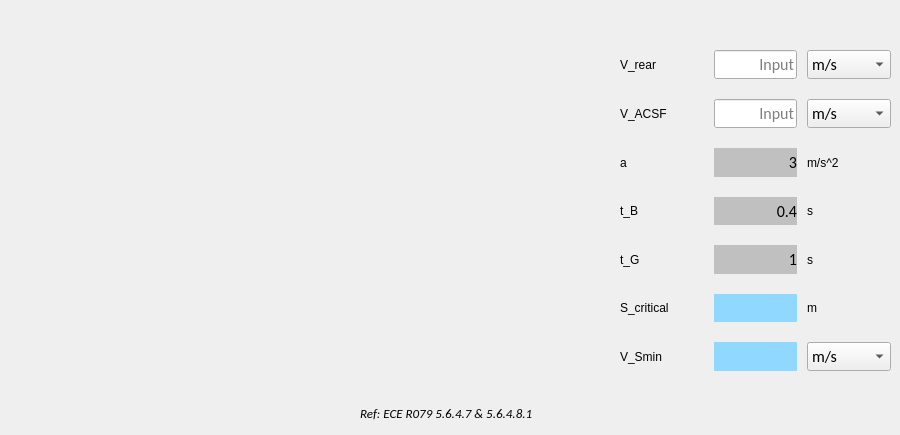
      <widget class="QWidget" name="tab_10">
       <attribute name="title">
        <string>Lane Maneuver</string>
       </attribute>
       <widget class="QLabel" name="label_30">
        <property name="geometry">
         <rect>
          <x>110</x>
          <y>50</y>
          <width>491</width>
          <height>281</height>
         </rect>
        </property>
        <property name="text">
         <string/>
        </property>
        <property name="pixmap">
         <pixmap>image/Scritial1.PNG</pixmap>
        </property>
        <property name="scaledContents">
         <bool>true</bool>
        </property>
       </widget>
       <widget class="QLabel" name="label_31">
        <property name="geometry">
         <rect>
          <x>110</x>
          <y>350</y>
          <width>491</width>
          <height>41</height>
         </rect>
        </property>
        <property name="text">
         <string/>
        </property>
        <property name="pixmap">
         <pixmap>image/Vsmin.PNG</pixmap>
        </property>
        <property name="scaledContents">
         <bool>true</bool>
        </property>
       </widget>
       <widget class="QWidget" name="gridLayoutWidget_16">
        <property name="geometry">
         <rect>
          <x>620</x>
          <y>50</y>
          <width>271</width>
          <height>331</height>
         </rect>
        </property>
        <layout class="QGridLayout" name="gridLayout_16" columnstretch="1,1,1">
         <property name="bottomMargin">
          <number>10</number>
         </property>
         <property name="horizontalSpacing">
          <number>10</number>
         </property>
         <property name="verticalSpacing">
          <number>20</number>
         </property>
         <item row="5" column="1">
          <widget class="QLabel" name="output_lane_scrit">
           <property name="font">
            <font>
             <family>Calibri</family>
             <pointsize>12</pointsize>
             <bold>false</bold>
            </font>
           </property>
           <property name="styleSheet">
            <string notr="true">QLabel{background-color: rgb(145, 216, 255)}</string>
           </property>
           <property name="text">
            <string/>
           </property>
           <property name="alignment">
            <set>Qt::AlignRight|Qt::AlignTrailing|Qt::AlignVCenter</set>
           </property>
          </widget>
         </item>
         <item row="2" column="1">
          <widget class="QLabel" name="label_speedms_21">
           <property name="font">
            <font>
             <family>Calibri</family>
             <pointsize>12</pointsize>
             <bold>false</bold>
            </font>
           </property>
           <property name="styleSheet">
            <string notr="true">QLabel{background-color: rgb(192, 192, 192)}</string>
           </property>
           <property name="text">
            <string>3</string>
           </property>
           <property name="alignment">
            <set>Qt::AlignRight|Qt::AlignTrailing|Qt::AlignVCenter</set>
           </property>
          </widget>
         </item>
         <item row="0" column="0">
          <widget class="QLabel" name="label_35">
           <property name="text">
            <string>V_rear</string>
           </property>
          </widget>
         </item>
         <item row="4" column="0">
          <widget class="QLabel" name="label_39">
           <property name="text">
            <string>t_G</string>
           </property>
          </widget>
         </item>
         <item row="3" column="0">
          <widget class="QLabel" name="label_38">
           <property name="text">
            <string>t_B</string>
           </property>
          </widget>
         </item>
         <item row="4" column="1">
          <widget class="QLabel" name="label_speedms_23">
           <property name="font">
            <font>
             <family>Calibri</family>
             <pointsize>12</pointsize>
             <bold>false</bold>
            </font>
           </property>
           <property name="styleSheet">
            <string notr="true">QLabel{background-color: rgb(192, 192, 192)}</string>
           </property>
           <property name="text">
            <string>1</string>
           </property>
           <property name="alignment">
            <set>Qt::AlignRight|Qt::AlignTrailing|Qt::AlignVCenter</set>
           </property>
          </widget>
         </item>
         <item row="5" column="0">
          <widget class="QLabel" name="label_40">
           <property name="text">
            <string>S_critical</string>
           </property>
          </widget>
         </item>
         <item row="1" column="0">
          <widget class="QLabel" name="label_36">
           <property name="text">
            <string>V_ACSF</string>
           </property>
          </widget>
         </item>
         <item row="3" column="1">
          <widget class="QLabel" name="label_speedms_22">
           <property name="font">
            <font>
             <family>Calibri</family>
             <pointsize>12</pointsize>
             <bold>false</bold>
            </font>
           </property>
           <property name="styleSheet">
            <string notr="true">QLabel{background-color: rgb(192, 192, 192)}</string>
           </property>
           <property name="text">
            <string>0.4</string>
           </property>
           <property name="alignment">
            <set>Qt::AlignRight|Qt::AlignTrailing|Qt::AlignVCenter</set>
           </property>
          </widget>
         </item>
         <item row="5" column="2">
          <widget class="QLabel" name="label_46">
           <property name="text">
            <string>m</string>
           </property>
          </widget>
         </item>
         <item row="0" column="1">
          <widget class="QLineEdit" name="input_lane_vrear">
           <property name="font">
            <font>
             <family>Calibri</family>
             <pointsize>12</pointsize>
             <bold>false</bold>
            </font>
           </property>
           <property name="alignment">
            <set>Qt::AlignRight|Qt::AlignTrailing|Qt::AlignVCenter</set>
           </property>
           <property name="dragEnabled">
            <bool>true</bool>
           </property>
           <property name="placeholderText">
            <string>Input</string>
           </property>
          </widget>
         </item>
         <item row="2" column="0">
          <widget class="QLabel" name="label_37">
           <property name="text">
            <string>a</string>
           </property>
          </widget>
         </item>
         <item row="3" column="2">
          <widget class="QLabel" name="label_44">
           <property name="text">
            <string>s</string>
           </property>
          </widget>
         </item>
         <item row="2" column="2">
          <widget class="QLabel" name="label_43">
           <property name="text">
            <string>m/s^2</string>
           </property>
          </widget>
         </item>
         <item row="1" column="1">
          <widget class="QLineEdit" name="input_lane_vacsf">
           <property name="font">
            <font>
             <family>Calibri</family>
             <pointsize>12</pointsize>
             <bold>false</bold>
            </font>
           </property>
           <property name="alignment">
            <set>Qt::AlignRight|Qt::AlignTrailing|Qt::AlignVCenter</set>
           </property>
           <property name="dragEnabled">
            <bool>true</bool>
           </property>
           <property name="placeholderText">
            <string>Input</string>
           </property>
          </widget>
         </item>
         <item row="4" column="2">
          <widget class="QLabel" name="label_45">
           <property name="text">
            <string>s</string>
           </property>
          </widget>
         </item>
         <item row="6" column="0">
          <widget class="QLabel" name="label_47">
           <property name="text">
            <string>V_Smin</string>
           </property>
          </widget>
         </item>
         <item row="6" column="1">
          <widget class="QLabel" name="output_lane_vsmin">
           <property name="font">
            <font>
             <family>Calibri</family>
             <pointsize>12</pointsize>
             <bold>false</bold>
            </font>
           </property>
           <property name="styleSheet">
            <string notr="true">QLabel{background-color: rgb(145, 216, 255)}</string>
           </property>
           <property name="text">
            <string/>
           </property>
           <property name="alignment">
            <set>Qt::AlignRight|Qt::AlignTrailing|Qt::AlignVCenter</set>
           </property>
          </widget>
         </item>
         <item row="6" column="2">
          <widget class="QComboBox" name="comboBox_lane_vsmin">
           <property name="font">
            <font>
             <family>Calibri</family>
             <pointsize>12</pointsize>
             <bold>false</bold>
            </font>
           </property>
           <item>
            <property name="text">
             <string>m/s</string>
            </property>
           </item>
           <item>
            <property name="text">
             <string>kph</string>
            </property>
           </item>
          </widget>
         </item>
         <item row="1" column="2">
          <widget class="QComboBox" name="comboBox_lane_vacsf">
           <property name="font">
            <font>
             <family>Calibri</family>
             <pointsize>12</pointsize>
             <bold>false</bold>
            </font>
           </property>
           <item>
            <property name="text">
             <string>m/s</string>
            </property>
           </item>
           <item>
            <property name="text">
             <string>kph</string>
            </property>
           </item>
          </widget>
         </item>
         <item row="0" column="2">
          <widget class="QComboBox" name="comboBox_lane_vrear">
           <property name="font">
            <font>
             <family>Calibri</family>
             <pointsize>12</pointsize>
             <bold>false</bold>
            </font>
           </property>
           <item>
            <property name="text">
             <string>m/s</string>
            </property>
           </item>
           <item>
            <property name="text">
             <string>kph</string>
            </property>
           </item>
          </widget>
         </item>
        </layout>
       </widget>
       <widget class="QLabel" name="label_48">
        <property name="geometry">
         <rect>
          <x>360</x>
          <y>400</y>
          <width>241</width>
          <height>26</height>
         </rect>
        </property>
        <property name="font">
         <font>
          <family>Calibri</family>
          <pointsize>10</pointsize>
          <italic>true</italic>
          <bold>false</bold>
         </font>
        </property>
        <property name="text">
         <string>Ref: ECE R079 5.6.4.7 &amp; 5.6.4.8.1</string>
        </property>
       </widget>
      </widget>
